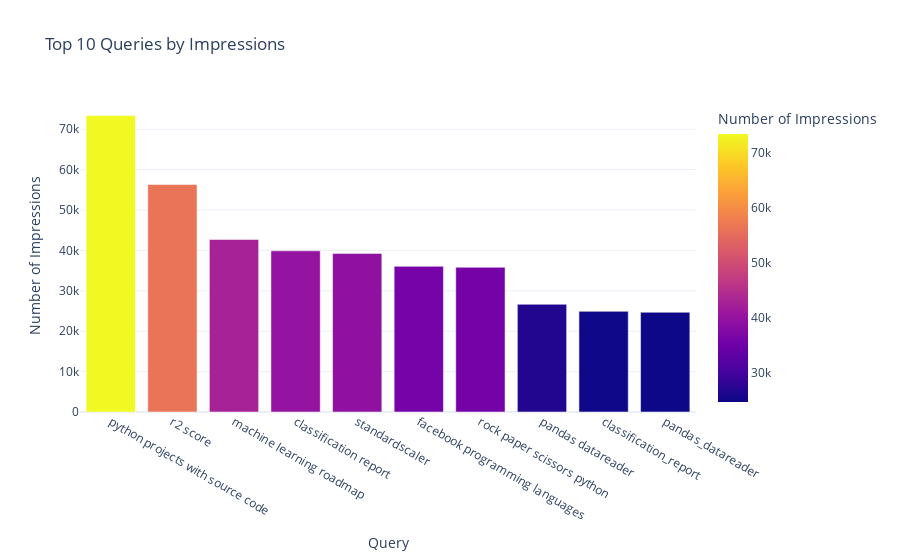

Notebook code cell kept with this figure:
### Code cell
top_impressions = data.sort_values(by='Impressions', ascending=False).head(10)
fig_impressions = px.bar(top_impressions, x='Top queries', y='Impressions', 
                         title='Top 10 Queries by Impressions', 
                         labels={'Impressions':'Number of Impressions', 'Top queries':'Query'},
                         color='Impressions')
fig_impressions.show()

### Figure 1 — Plotly figure (JSON) as saved in the notebook; plotly's stock layout.template omitted (floating-point values rounded to 4 significant figures)
{"data": [{"hovertemplate": "Query=%{x}<br>Number of Impressions=%{marker.color}<extra></extra>", "legendgroup": "", "marker": {"color": [73380, 56322, 42715, 39896, 39267, 36055, 35824, 26663, 24917, 24689], "coloraxis": "coloraxis", "pattern": {"shape": ""}}, "name": "", "orientation": "v", "showlegend": false, "textposition": "auto", "type": "bar", "x": ["python projects with source code", "r2 score", "machine learning roadmap", "classification report", "standardscaler", "facebook programming languages", "rock paper scissors python", "pandas datareader", "classification_report", "pandas_datareader"], "xaxis": "x", "y": [73380, 56322, 42715, 39896, 39267, 36055, 35824, 26663, 24917, 24689], "yaxis": "y"}], "layout": {"barmode": "relative", "coloraxis": {"colorbar": {"title": {"text": "Number of Impressions"}}, "colorscale": [[0, "#0d0887"], [0.1111, "#46039f"], [0.2222, "#7201a8"], [0.3333, "#9c179e"], [0.4444, "#bd3786"], [0.5556, "#d8576b"], [0.6667, "#ed7953"], [0.7778, "#fb9f3a"], [0.8889, "#fdca26"], [1, "#f0f921"]]}, "legend": {"tracegroupgap": 0}, "title": {"text": "Top 10 Queries by Impressions"}, "xaxis": {"anchor": "y", "domain": [0, 1], "title": {"text": "Query"}}, "yaxis": {"anchor": "x", "domain": [0, 1], "title": {"text": "Number of Impressions"}}}}
